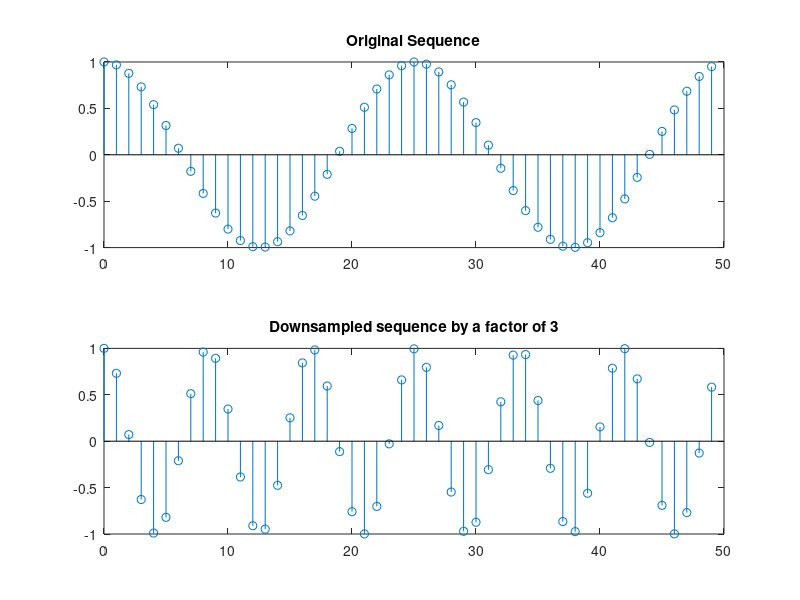

Reproduce this figure in MATLAB.
pkg load signal;
x = [0:1:49];
figure(1);
subplot(2,1,1); stem(x, cos(.25*x)); title("Original Sequence");
subplot(2,1,2); stem(x, cos(.75*x)); title("Downsampled sequence by a factor of 3");
pause;
